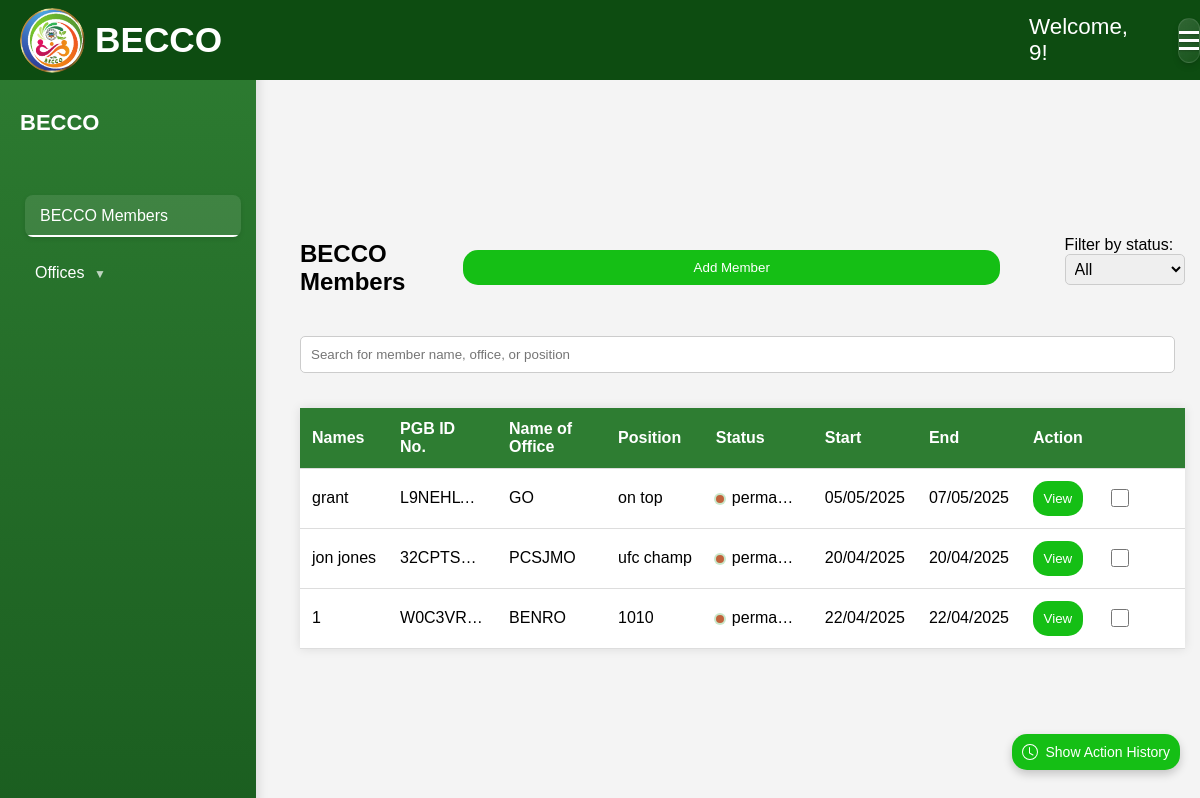
The page /ims/dashboard/ (signed in) on the database its author committed.
### ims/models.py (models this page shows, shortened)
class Members(models.Model):
    member_id = models.AutoField(primary_key=True)
    username = models.CharField(max_length=150, unique=True)
    password = models.CharField(max_length=128)
    employment_id = models.CharField(max_length=10, unique=True, default=generate_employment_id)
    Staff_Approved_by = models.ForeignKey(
        Staff,
        on_delete=models.SET_NULL,
        null=True,
        blank=True,
        related_name="approved_members"  # Allows fetching members via Staff model
    )
    last_name = models.CharField(max_length=150, null=True, blank=True)
    first_name = models.CharField(max_length=150, null=True, blank=True)
    middle_name = models.CharField(max_length=150, null=True, blank=True)
    nickname = models.CharField(max_length=100, null=True, blank=True)
    address_province = models.CharField(max_length=100, null=True, blank=True)
    address_city = models.CharField(max_length=100, null=True, blank=True)
    address_street = models.CharField(max_length=255, null=True, blank=True)
    phone_number = models.CharField(max_length=15, null=True, blank=True)
    email_address = models.EmailField(null=True, blank=True)
    date_of_birth = models.DateField(null=True, blank=True)
    age = models.IntegerField(null=True, blank=True)
    CIVIL_STATUS_CHOICES = [
        ('single', 'Single'),
        ('married', 'Married'),
        ('widowed', 'Widowed'),
        ('divorced', 'Divorced'),
    ]
    civil_status = models.CharField(max_length=10, choices=CIVIL_STATUS_CHOICES, default='single')
    SEX_CHOICES = [('male', 'Male'), ('female', 'Female')]
    sex = models.CharField(max_length=6, choices=SEX_CHOICES, null=True, blank=True)
    spouse_name = models.CharField(max_length=150, null=True, blank=True)
    father_name = models.CharField(max_length=150, null=True, blank=True)
    mother_name = models.CharField(max_length=150, null=True, blank=True)
    has_children = models.BooleanField(default=False)
    school_name = models.CharField(max_length=100, null=True, blank=True)
    degree_units = models.CharField(max_length=30, null=True, blank=True)
    edu_start_date = models.DateField(null=True, blank=True)
    edu_end_date = models.DateField(null=True, blank=True)
    honors_received = models.CharField(max_length=150, null=True, blank=True)
    Res_Certificate_no = models.BigIntegerField(null=True, blank=True)
    Issued_date = models.DateField(null=True, blank=True)

class WorkDetail(models.Model):
    APPOINTMENT_STATUS_CHOICES = [
        ('permanent', 'Permanent'),
        ('contractual', 'Contractual'),
        ('casual', 'Casual'),
        ('job_order', 'Job Order'),
    ]
    employment_id = models.ForeignKey(
        Members,
        on_delete=models.SET_NULL,
        related_name="work_details",
        to_field="employment_id",
        null=True,
        blank=True
    )
    office_name = models.ForeignKey(
        GovernmentOffice,
        on_delete=models.SET_NULL,
        null=True,
        blank=True,
        related_name="work_details"
    )
    service_record = models.BigIntegerField(null=True, blank=True)
    pgb_id_no = models.CharField(max_length=20, null=True, blank=True)
    tin_no = models.BigIntegerField(null=True, blank=True)
    start_date = models.DateField(null=True, blank=True)
    end_date = models.DateField(null=True, blank=True)
    position = models.CharField(max_length=50, null=True, blank=True)
    salary = models.DecimalField(max_digits=10, decimal_places=2, null=True, blank=True)
    appointment_status = models.CharField(
        max_length=20,
        choices=APPOINTMENT_STATUS_CHOICES,
        null=True,
        blank=True
    )

class GovernmentOffice(models.Model):
    office_code = models.CharField(max_length=150, unique=True)
    office_full_name = models.CharField(max_length=150, unique=True)
    def __str__(self):
        return self.office_code

### ims/views.py (the view)
# urls.py: path('', dashboard, name='home'),  # Redirect root to  page
def dashboard(request):
    print("DEBUG: Session Data:", request.session)
    if "staff_emp_id" not in request.session:  # Ensure staff is logged in
        print("DEBUG: staff_emp_id not found in session, redirecting to login.")
        return redirect("login")
    try:
        staff = Staff.objects.get(staff_emp_id=request.session["staff_emp_id"])  # Get logged-in staff
        print(f"DEBUG: Logged-in Staff - Name: {staff.staff_name}, ID: {staff.staff_emp_id}")
    except Staff.DoesNotExist:
        print("DEBUG: Staff with this ID does not exist.")
        return redirect("login")
    members = Members.objects.all()  # Fetch all members
    print(f"DEBUG: Total Members Found: {members.count()}")
    history_list = HistoryList.objects.all().order_by('-date')  # Fetch all history
    return render(request, "ims/dashboard_new.html", {"staff": staff, "members": members, "history_list": history_list})

### ims/templates/ims/dashboard_new.html (shortened to what this page needs)
{% load static %}
<!DOCTYPE html>
<html lang="en">
<head>
    <link rel="stylesheet" href="{% static 'ims/dashboard.css' %}">
    <link rel="stylesheet" href="{% static 'ims/multistep-form.css' %}">
    <link rel="stylesheet" href="{% static 'ims/hamburger-menu.css' %}">
    <link rel="stylesheet" href="{% static 'ims/work-details.css' %}">
    <link rel="stylesheet" href="{% static 'ims/view-record.css' %}">
</head>
<body>
    <header class="navbar">
        <div class="navbar-left">
            {% load static %}
            <img src="{% static 'ims/BECCO-Logo.png' %}" alt="Logo" class="logo">
            <span class="site-name">BECCO</span>
        </div>
        <div class="navbar-right">
            <span class="staff-name">Welcome, {{ request.session.staff_name }}!</span>
            <button type="button" class="burger-menu">☰</button>
        </div>
    </header>
    <div class="container">
        <nav class="sidebar">
            <div class="logo">BECCO</div>
                    <ul>
                        <li><a href="{% url 'dashboard' %}" class="active">BECCO Members</a></li>
                        <li>
                            <a href="#" id="toggleOffices">Offices <span class="toggle-icon">▼</span></a>
                            </ul>
        </nav>
        <main class="content1">
            <header>
                <h2>BECCO Members</h2>
                <button id="openModalBtn">Add Member</button>
                <div class="filter-dropdown">
                    <label for="memberFilter">Filter by status:</label>
                    <select id="memberFilter">
                        <option value="all">All</option>
                    </select>
                </div>
            </header>
            <div class="search-container">
                <input type="text" id="memberSearch" placeholder="Search for member name, office, or position">
            </div>
            <table>
                <thead>
                    <tr>
                        <th>Names</th>
                        <th>PGB ID No.</th>
                        <th>Name of Office</th>
                        <th>Position</th>
                        <th>Status</th>
                        <th>Start</th>
                        <th>End</th>
                        <th>Action</th>
                        <th id="delete-header"><button id="DeleteMember">Delete</button></th>
                    </tr>
                </thead>
                <tbody>
                    {% for member in members %}
                    <tr>
                        <td class="tdClass">{{ member.first_name }}</td>
                        <td class="tdClass">{{ member.employment_id }}</td>
                        <td class="tdClass">
                            {% for work in member.work_details.all %}
                                {{ work.office_name }}<br>
                            {% empty %}
                                N/A
                            {% endfor %}
                        </td>
                        <td class="tdClass">
                            {% for work in member.work_details.all %}
                                {{ work.position }}<br>
                            {% empty %}
                                N/A
                            {% endfor %}
                        </td>
                        <td class="tdClass">
                            {% for work in member.work_details.all %}
                                {{ work.appointment_status }}<br>
                            {% empty %}
                                N/A
                            {% endfor %}
                        </td>
                        <td class="tdClass">
                            {% for work in member.work_details.all %}
                                {{ work.start_date|date:"d/m/Y" }}<br>
                            {% empty %}
                                N/A
                            {% endfor %}
                        </td>
                        <td class="tdClass">
                            {% for work in member.work_details.all %}
                                {{ work.end_date|date:"d/m/Y" }}<br>
                            {% empty %}
                                N/A
                            {% endfor %}
                        </td>
                        <td class="tdClass"><button class="view-btn">View</button>
                        </td>
                        <td class="tdClass">
                                <input class="delete-checkbox" type="checkbox" value="{{ member.employment_id }}" />
                            </td>
                    </tr>
                    {% empty %}
                    <tr><td colspan="5">No members found.</td></tr>
                    {% endfor %}
                </tbody>
            </table>
            <div class="action-history-button-container">
                <button id="toggleHistoryBtn" class="toggle-history-btn">
                    Show Action History
                </button>
            </div>
    </div>
    {% load static %}
</body>
</html>

### ims/static/ims/dashboard.css (style rules this page uses)
body { font-family: Arial, sans-serif; background-color: #f4f4f4; margin: 0; padding: 0; display: flex; justify-content: center; align-items: center; height: 100vh; }
.sidebar { scrollbar-width: thin; scrollbar-color: #1b5e20 #2e7d32; }
.sidebar { width: 250px; background-color: #2e7d32; color: white; height: 100vh; padding: 20px; padding-top: 110px; position: fixed; left: 0; top: 0; z-index: 900; overflow-y: auto; max-height: 85%; max-width: 18%; box-shadow: 3px 0 10px rgba(0, 0, 0, 0.1); background-image: linear-gradient(to bottom, #2e7d32, #1b5e20); }
.sidebar .logo { font-size: 22px; font-weight: bold; text-transform: uppercase; margin-bottom: 20px; }
.sidebar ul { list-style: none; padding: 0; }
.sidebar ul li { margin: 15px 0; }
.sidebar ul li a { text-decoration: none; color: white; font-size: 16px; display: block; padding: 12px 15px; border-radius: 8px; transition: all 0.3s ease; position: relative; overflow: hidden; }
.sidebar ul li a.active, .sidebar ul li a:hover { background-color: rgba(255, 255, 255, 0.1); transform: translateX(5px); box-shadow: 0 2px 5px rgba(0, 0, 0, 0.1); }
.sidebar ul li a::after { content: ''; position: absolute; bottom: 0; left: 0; width: 0; height: 2px; background-color: white; transition: width 0.3s ease; }
.toggle-icon { font-size: 12px; margin-left: 5px; transition: transform 0.3s ease; display: inline-block; opacity: 0.7; }
.sidebar ul li a:hover::after, .sidebar ul li a.active::after { width: 100%; }
.navbar { display: flex; justify-content: space-between; align-items: center; background: #0d4c11; color: white; padding: 10px 20px; position: fixed; width: 100%; top: 0; left: 0; z-index: 998; height: 60px; }
.content1 { flex: 1; margin-left: -25%; margin-top: -15%; position: absolute; }
.navbar-left { display: flex; align-items: center; }
.logo { width: 65px; height: 65px; border-radius: 50%; margin-right: 10px; }
.site-name { font-size: 2.2rem; font-weight: bold; }
.navbar-right { display: flex; align-items: center; gap: 2px; }
.staff-name { font-size: 1.4rem; padding-right: 25%; }
.burger-menu { background: none; border: none; color: white; font-size: 1.5rem; cursor: pointer; padding: 0; margin-right: 20px; position: relative; z-index: 1001; width: 40px; height: 40px; display: flex; align-items: center; justify-content: center; border-radius: 50%; background-color: rgba(255, 255, 255, 0.1); outline: none; box-shadow: none; }
header { display: flex; justify-content: space-between; align-items: center; }
#openModalBtn { margin-right: 5%; margin-left: 5%; }
.delete-checkbox { width: 18px; height: 18px; cursor: pointer; accent-color: #d9534f; }
.search-container { margin: 20px 0; display: flex; align-items: center; justify-content: space-between; flex-wrap: wrap; position: relative; }
.search-container input { flex: 1; padding: 10px; border: 1px solid #ccc; border-radius: 5px; margin-right: 10px; }
table { width: 100%; border-collapse: collapse; background: white; box-shadow: 0 0 10px rgba(0, 0, 0, 0.1); }
.tdClass { overflow: hidden; text-overflow: ellipsis; white-space: nowrap; }
th { background: #2e7d32; color: white; height: 35px; }
#delete-header { box-sizing: border-box; max-width: 90px; width: 90px; padding-right: 20px; }
.view-btn { background: #1b5e20; color: white; padding: 5px 10px; border: none; cursor: pointer; border-radius: 5px; transition: 0.3s; }
h2 { margin-bottom: 20px; }
input[type='text'], input[type='password'], input[type='date'], select, textarea { width: 100%; padding: 10px; margin-bottom: 15px; border: 1px solid #ccc; border-radius: 5px; box-sizing: border-box; }
button:not(.burger-menu) { background-color: #15bf15; color: white; padding: 10px; border: none; border-radius: 15px; cursor: pointer; transition: 0.5s; width: 100%; }
.action-history-button-container { position: fixed; right: 20px; bottom: 30px; z-index: 998; }
.toggle-history-btn { background-color: #2e7d32; color: white; padding: 12px 20px; border: none; border-radius: 30px; cursor: pointer; transition: all 0.3s ease; width: auto; box-shadow: 0 4px 10px rgba(0, 0, 0, 0.2); font-weight: 500; display: flex; align-items: center; justify-content: center; font-size: 14px; }
.filter-dropdown { display: inline-block; margin-left: 20px; }
.filter-dropdown select { padding: 5px; font-size: 1em; }

### rows shown on the page
Members: first_name "grant", employment_id "L9NEHL…"
WorkDetail: office_name "GO", position "on top", start_date "05/05/2025", end_date "07/05/2025"
Members: first_name "jon jones", employment_id "32CPTS…"
WorkDetail: office_name "PCSJMO", position "ufc champ", start_date "20/04/2025", end_date "20/04/2025"
Members: first_name "1", employment_id "W0C3VR…"
WorkDetail: office_name "BENRO", position "1010", start_date "22/04/2025", end_date "22/04/2025"

### other values the page prints
{{ request.session.staff_name }} "9"
